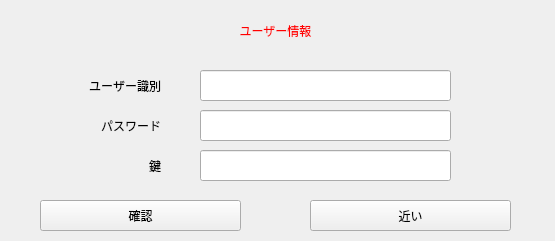
<?xml version="1.0" encoding="UTF-8"?>
<ui version="4.0">
 <class>Widget</class>
 <widget class="QWidget" name="Widget">
  <property name="geometry">
   <rect>
    <x>0</x>
    <y>0</y>
    <width>555</width>
    <height>241</height>
   </rect>
  </property>
  <property name="windowTitle">
   <string>Widget</string>
  </property>
  <widget class="QLineEdit" name="li_key">
   <property name="geometry">
    <rect>
     <x>200</x>
     <y>150</y>
     <width>251</width>
     <height>31</height>
    </rect>
   </property>
  </widget>
  <widget class="QLineEdit" name="li_userid">
   <property name="geometry">
    <rect>
     <x>200</x>
     <y>70</y>
     <width>251</width>
     <height>31</height>
    </rect>
   </property>
  </widget>
  <widget class="QLabel" name="label_machinenumber">
   <property name="geometry">
    <rect>
     <x>50</x>
     <y>150</y>
     <width>111</width>
     <height>31</height>
    </rect>
   </property>
   <property name="styleSheet">
    <string notr="true">font: 14pt &quot;MS Shell Dlg 2&quot;;</string>
   </property>
   <property name="text">
    <string>鍵</string>
   </property>
   <property name="alignment">
    <set>Qt::AlignRight|Qt::AlignTrailing|Qt::AlignVCenter</set>
   </property>
  </widget>
  <widget class="QLabel" name="label_serialnumber">
   <property name="geometry">
    <rect>
     <x>50</x>
     <y>70</y>
     <width>111</width>
     <height>31</height>
    </rect>
   </property>
   <property name="styleSheet">
    <string notr="true">font: 14pt &quot;MS Shell Dlg 2&quot;;</string>
   </property>
   <property name="text">
    <string>ユーザー識別</string>
   </property>
   <property name="alignment">
    <set>Qt::AlignRight|Qt::AlignTrailing|Qt::AlignVCenter</set>
   </property>
  </widget>
  <widget class="QPushButton" name="btn_log_yes">
   <property name="geometry">
    <rect>
     <x>40</x>
     <y>200</y>
     <width>201</width>
     <height>31</height>
    </rect>
   </property>
   <property name="styleSheet">
    <string notr="true">font: 16pt &quot;MS Shell Dlg 2&quot;;</string>
   </property>
   <property name="text">
    <string>確認</string>
   </property>
  </widget>
  <widget class="QPushButton" name="btn_log_no">
   <property name="geometry">
    <rect>
     <x>310</x>
     <y>200</y>
     <width>201</width>
     <height>31</height>
    </rect>
   </property>
   <property name="styleSheet">
    <string notr="true">font: 16pt &quot;MS Shell Dlg 2&quot;;</string>
   </property>
   <property name="text">
    <string>近い</string>
   </property>
  </widget>
  <widget class="QLabel" name="label_alert">
   <property name="geometry">
    <rect>
     <x>160</x>
     <y>50</y>
     <width>47</width>
     <height>13</height>
    </rect>
   </property>
   <property name="text">
    <string/>
   </property>
  </widget>
  <widget class="QLineEdit" name="li_password">
   <property name="geometry">
    <rect>
     <x>200</x>
     <y>110</y>
     <width>251</width>
     <height>31</height>
    </rect>
   </property>
  </widget>
  <widget class="QLabel" name="label_serialnumber_2">
   <property name="geometry">
    <rect>
     <x>50</x>
     <y>110</y>
     <width>111</width>
     <height>31</height>
    </rect>
   </property>
   <property name="styleSheet">
    <string notr="true">font: 14pt &quot;MS Shell Dlg 2&quot;;</string>
   </property>
   <property name="text">
    <string>パスワード</string>
   </property>
   <property name="alignment">
    <set>Qt::AlignRight|Qt::AlignTrailing|Qt::AlignVCenter</set>
   </property>
  </widget>
  <widget class="QLabel" name="label_user_info">
   <property name="geometry">
    <rect>
     <x>150</x>
     <y>10</y>
     <width>251</width>
     <height>41</height>
    </rect>
   </property>
   <property name="styleSheet">
    <string notr="true">font: 30pt &quot;MS Shell Dlg 2&quot;;
color: rgb(255, 0, 0);</string>
   </property>
   <property name="text">
    <string>ユーザー情報</string>
   </property>
   <property name="alignment">
    <set>Qt::AlignCenter</set>
   </property>
  </widget>
 </widget>
 <resources/>
 <connections/>
</ui>
